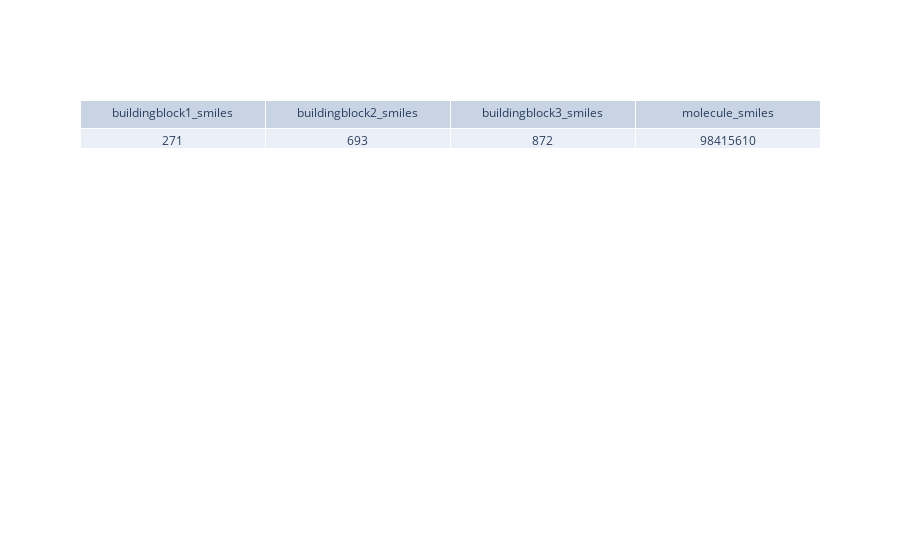

Notebook code for this chart:
### Code cell
import plotly
import plotly.graph_objects as go

# Datos de las variables
header = ['buildingblock1_smiles', 'buildingblock2_smiles', 'buildingblock3_smiles', 'molecule_smiles']
values = [[bloque1], [bloque2], [bloque3], [moleculas]]

# Crear tabla con plotly
fig = go.Figure(data=[go.Table(header=dict(values=header),
                               cells=dict(values=values))])

# Mostrar la tabla
fig.show()

### Figure 1 — Plotly figure (JSON) as saved in the notebook; plotly's stock layout.template omitted (floating-point values rounded to 4 significant figures)
{"data": [{"cells": {"values": [[271], [693], [872], [98415610]]}, "header": {"values": ["buildingblock1_smiles", "buildingblock2_smiles", "buildingblock3_smiles", "molecule_smiles"]}, "type": "table"}], "layout": {}}
